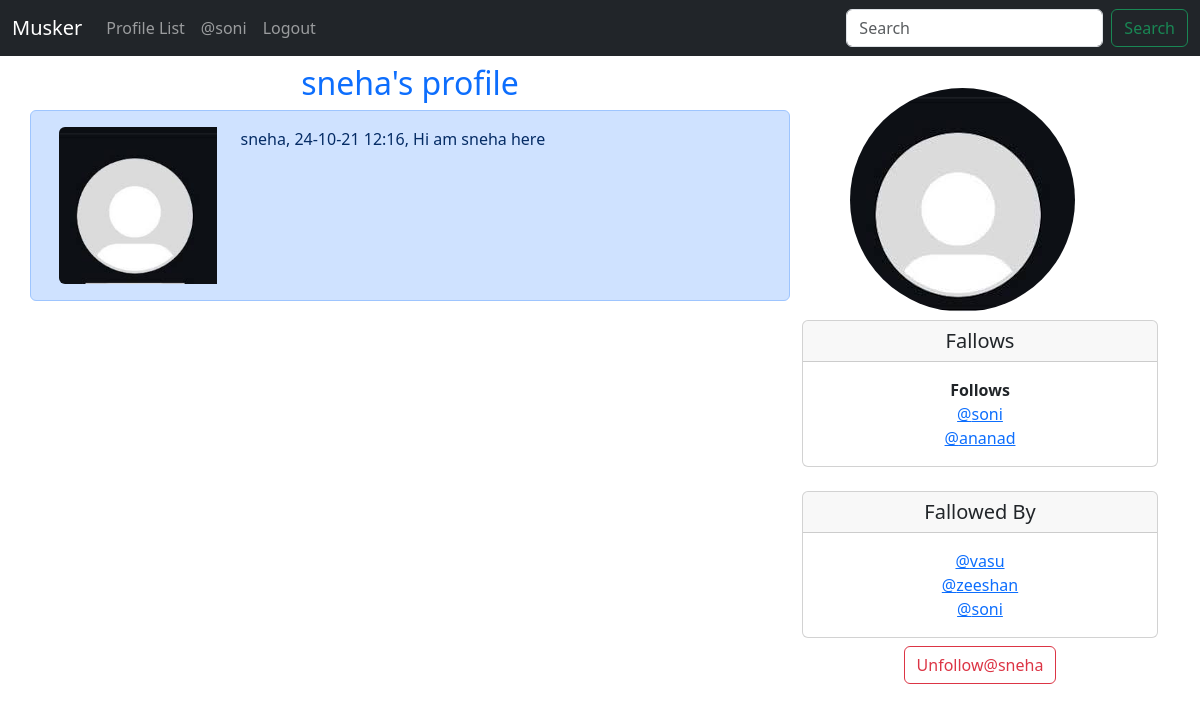
The app's page /profile/4 (signed in) with its own data.
### musker/models.py (models this page shows)
class Profile(models.Model):
    user = models.OneToOneField(User, on_delete=models.CASCADE)
    fallows = models.ManyToManyField("self", related_name='fallowed_by',
                                     symmetrical=False, blank=True)
    date_modified = models.DateTimeField(User,auto_now=True)
    profile_image = models.ImageField(null=True,blank=True,upload_to='images/')
    def __str__(self):
        return self.user.username

class Meep(models.Model):
    user=models.ForeignKey(User,related_name='meeps',on_delete=models.DO_NOTHING)
    body=models.CharField(max_length=500)
    created_at=models.DateTimeField(auto_now_add=True)
    def __str__(self):
        return (
            f'{self.user}'",     "
            f'{self.created_at:%y-%m-%d %H:%M}'",     "
            f'{self.body}'
        )

### musker/views.py (the view, shortened to what this page needs)
# urls.py: path('profile/<int:pk>',views.profile,name='profile'),
def profile(request, pk):
    if request.user.is_authenticated:
        profile = Profile.objects.get(user_id=pk)  # Soni
        meeps = Meep.objects.filter(user_id=pk)
        return render(request, 'profile.html', {'profile': profile, 'meeps': meeps})
    else:
        messages.success(request, ('you Must Be Logged in To view This '))
        return redirect('home')

### musker/templates/profile.html (shortened to what this page needs)
{% extends 'base.html' %}
{% load static %}
{% block content %}
{% if profile %}
<div class="row">
    <div class="col-md-8">
    <h2 class="text-center text-primary ">{{ profile.user.username}}'s profile</h2>
         {% if meeps %}
        {% for meep in meeps %}
        <div class="row alert alert-primary">
            <div class="col-md-3">
                {% if profile.profile_image %}
               <img src="{{profile.profile_image.url}}" class="img-fluid rounded-start rounded-circle mt-3" width="50" height="50"   alt="...">
                    {% else %}
               <img src="{% static 'images/defaultProfile.jpg'  %}" class="img-fluid rounded-start" alt="...">
                {% endif %}
            </div>
            <div class="col-md-9">
                {{meep}}
            </div>
        </div>
      {% endfor %}
      {% endif %}
    </div>
    <br>
    <br>
    <div class="col-md-4 mt-4">
        {% if profile.profile_image %}
       <img src="{{profile.profile_image.url}}" height="150px" width="80%" class="mx-5 rounded-circle"  style="border:50%">
        <br>
        <br >
        {% else %}
              <img src="{% static 'images/defaultProfile.jpg'  %}" class="img-fluid rounded-circle mx-5 mb-2" alt="...">
        {% endif %}
        <div class="card text-center">
            <h5 class="card-header">Fallows</h5>
            <div class="card-body">
               <p class="card-text">
                   <strong>Follows</strong><br>
                  {% for following in profile.fallows.all %}
                     <a href="{% url 'profile' following.user.id %}" > @{{following}}</a><br>
                  {% endfor %}
               </p>
            </div>
        </div>
         <div class="card text-center mt-4">
            <h5 class="card-header">Fallowed By</h5>
            <div class="card-body">
               <p class="card-text">
                  {% for following in profile.fallowed_by.all %}
                     <a href="{% url 'profile' following.user.id %}" > @{{following}}</a><br>
                  {% endfor %}
               </p>
            </div>
        </div>
        <form method="post" class="text-center mt-2">
            {% if  profile in request.user.profile.fallows.all %}
                <button class="btn btn-outline-danger" name="follow"  value="unfollow"  type="submit">
                    Unfollow@{{ profile.user.username|lower}}</button>
             {% else %}
                <button class="btn btn-outline-success" name="follow"  value="follow"  type="submit">
                    Follow  @{{ profile.user.username|lower}}</button>
            {% endif %}
        </form>
        <br>
      </div>
        <br>
      </div>
{% endif %}
{% endblock %}

### musker/templates/Navbar.html (shortened to what this page needs)
<nav class="navbar navbar-expand-lg navbar-dark bg-dark mb-2 ">
  <div class="container-fluid">
    <a class="navbar-brand" href="/">Musker</a>
    <div class="collapse navbar-collapse" id="navbarSupportedContent">
      <ul class="navbar-nav me-auto mb-2 mb-lg-0">
        <li class="nav-item">
          <a class="nav-link" href="{% url 'profile_list' %}">Profile List</a>
        </li>
        {% if user.is_authenticated%}
          <li class="nav-item">
          <a class="nav-link" href="{% url 'profile' request.user.id %}">@{{user}}</a>
        </li>
         <li class="nav-item">
          <a class="nav-link" href="{% url 'logout' %}">Logout</a>
         </li>
        {% else %}
             <li class="nav-item">
          <a class="nav-link" href="{% url 'login' %}">Login</a>
               <li class="nav-item">
          <a class="nav-link" href="{% url 'signin' %}">Signin</a>
         </li>
        {% endif %}
      </ul>
      <form class="d-flex" role="search">
        <input class="form-control me-2" type="search" placeholder="Search" aria-label="Search">
        <button class="btn btn-outline-success" type="submit">Search</button>
      </form>
    </div>
  </div>
</nav>

### records on screen
Profile: user.username "sneha"
Meep: user+created_at+body "sneha, 24-10-21 12:16, Hi am sneha here"
Profile: user.username "soni"
Profile: user.username "ananad"
Profile: user.username "vasu"
Profile: user.username "zeeshan"

### other values on screen
{{ user }} "soni"
